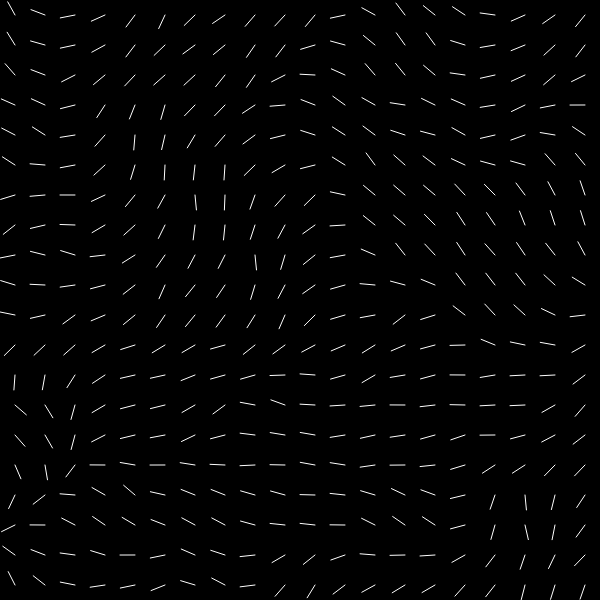
Frame 1 (no input)
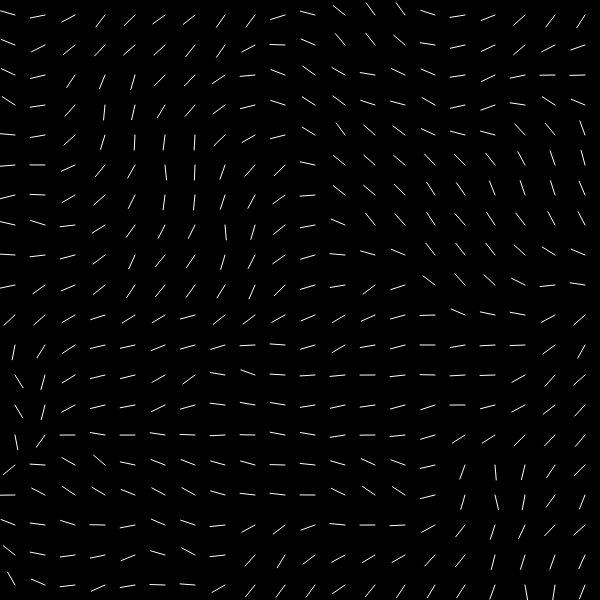
Frame 60 (no input)
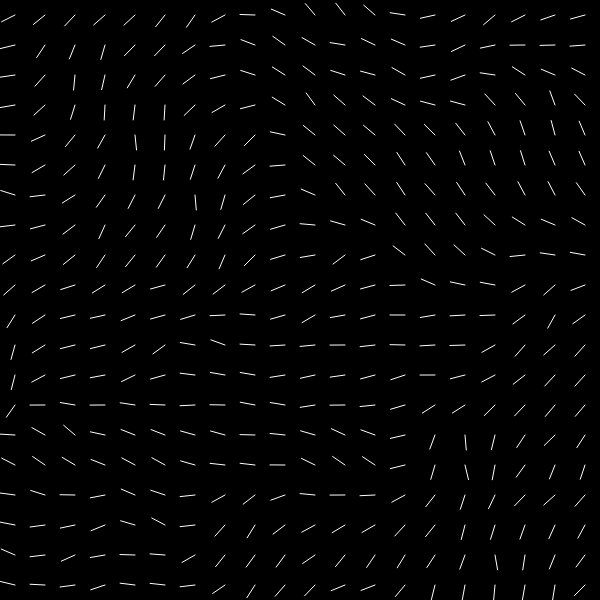
Frame 120 (the mouse pressed at the canvas centre since frame 60)

The p5.js sketch that drew these frames (run headless with seeded random() and noise() and a simulated clock; from frame 60 on, the mouse is pressed at the canvas centre):

// p5.js sketch
// ── sketch.js
let RESOLUTION = 30;

function setup() {
  createCanvas(600, 600);
}

function draw() {
  background(0);

  noFill();

  for (let y = 0; y < height; y += RESOLUTION) {
    for (let x = 0; x < width; x += RESOLUTION) {
      let fluctuationSpeed = 0.5
      let randomness = 0.005;
      
      let freqX = (x + frameCount * fluctuationSpeed) * randomness;
      let freqY = (y + frameCount * fluctuationSpeed) * randomness;
      let noiseValue = noise(freqX, freqY); // range: 0 - 1
      
      let angle = map(noiseValue, 0, 1, 0, PI * 2); 

      let vector = p5.Vector.fromAngle(angle);
      vector.mult(RESOLUTION * 0.5);

      push();
      translate(x, y);

      // comment out this if the sketch is slow
      //stroke(50);
      //rect(0, 0, RESOLUTION, RESOLUTION);
      
      // move to the center of each grid
      push();
      translate(RESOLUTION/2, RESOLUTION/2);
      stroke(255);
      line(0,0, vector.x, vector.y);
      pop();
      
      pop();
    }
  }

}
